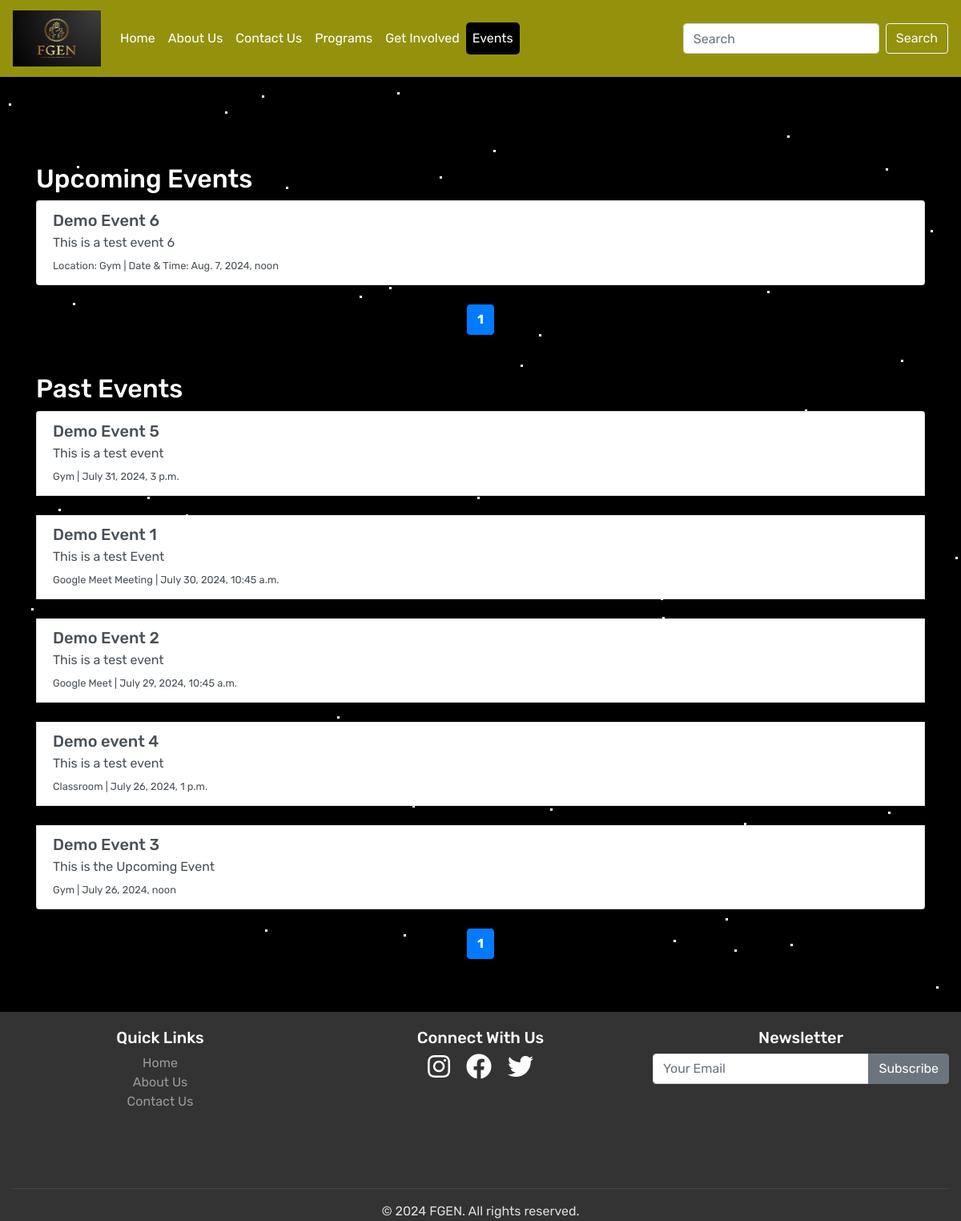
Screenshot of /events/ with the database file from the repository.
### new_App/models.py (models this page shows, shortened)
class Event(models.Model):
    title = models.CharField(max_length=200)
    description = models.TextField()
    location = models.CharField(max_length=255)
    event_date = models.DateTimeField()
    created_at = models.DateTimeField(default=timezone.now)

### new_App/views.py (the view)
# urls.py: path('events/', views.events, name='events'),
def events(request):
    upcoming_events = Event.objects.filter(event_date__gte=timezone.now()).order_by('event_date')
    past_events = Event.objects.filter(event_date__lt=timezone.now()).order_by('-event_date')
    paginator_upcoming = Paginator(upcoming_events, 5)  # Show 5 events per page
    page = request.GET.get('page_upcoming')
    try:
        upcoming_events = paginator_upcoming.page(page)
    except PageNotAnInteger:
        upcoming_events = paginator_upcoming.page(1)
    except EmptyPage:
        upcoming_events = paginator_upcoming.page(paginator_upcoming.num_pages)
    paginator_past = Paginator(past_events, 5)  # Show 5 events per page
    page = request.GET.get('page_past')
    try:
        past_events = paginator_past.page(page)
    except PageNotAnInteger:
        past_events = paginator_past.page(1)
    except EmptyPage:
        past_events = paginator_past.page(paginator_past.num_pages)
    context = {
        'upcoming_events': upcoming_events,
        'past_events': past_events,
        'active_page':'events'
    }
    return render(request, 'events.html', context)

### new_App/templates/events.html (shortened to what this page needs)
{% extends 'base.html' %}
{% load static%}
{% block content %}
<div class="container mt-5 text-white">
    <h2>Upcoming Events</h2>
    {% if upcoming_events %}
        <div class="list-group">
            {% for event in upcoming_events %}
                <a href="#" class="list-group-item list-group-item-action">
                    <h5 class="mb-1">{{ event.title }}</h5>
                    <p class="mb-1">{{ event.description }}</p>
                    <small>Location: {{ event.location }} | Date & Time: {{ event.event_date }}</small>
                </a>
            {% endfor %}
        </div>
        <nav aria-label="Upcoming events pagination">
            <ul class="pagination justify-content-center">
                {% for num in upcoming_events.paginator.page_range %}
                    {% if upcoming_events.number == num %}
                        <li class="page-item active"><span class="page-link">{{ num }}</span></li>
                    {% elif num > upcoming_events.number|add:'-3' and num < upcoming_events.number|add:'3' %}
                        <li class="page-item"><a class="page-link" href="?page_upcoming={{ num }}">{{ num }}</a></li>
                    {% endif %}
                {% endfor %}
            </ul>
        </nav>
    {% else %}
        <p>No upcoming events.</p>
    {% endif %}
    <h2 class="mt-5">Past Events</h2>
    {% if past_events %}
        <div class="list-group">
            {% for event in past_events %}
                <a href="#" class="list-group-item list-group-item-action">
                    <h5 class="mb-1">{{ event.title }}</h5>
                    <p class="mb-1">{{ event.description }}</p>
                    <small>{{ event.location }} | {{ event.event_date }}</small>
                </a>
            {% endfor %}
        </div>
        <nav aria-label="Past events pagination">
            <ul class="pagination justify-content-center">
                {% for num in past_events.paginator.page_range %}
                    {% if past_events.number == num %}
                        <li class="page-item active"><span class="page-link">{{ num }}</span></li>
                    {% elif num > past_events.number|add:'-3' and num < past_events.number|add:'3' %}
                        <li class="page-item"><a class="page-link" href="?page_past={{ num }}">{{ num }}</a></li>
                    {% endif %}
                {% endfor %}
            </ul>
        </nav>
    {% else %}
        <p>No past events.</p>
    {% endif %}
</div>
{% endblock %}

### new_App/static/assets/css/style.css (style rules this page uses)
body { font-family: Arial, sans-serif; background-color: #f8f9fa; display: flex; min-height: 100vh; flex-direction: column; padding-bottom: 130px; }
.active { font-weight: bold; background-color: black; color: white; border-radius: 5px; }
a { text-decoration: none; background-color: transparent; }

### rows the page displays
Event: title "Demo Event 6", description "This is a test event 6", location "Gym", event_date "Aug. 7, 2024, noon"
Event: title "Demo Event 5", description "This is a test event", location "Gym", event_date "July 31, 2024, 3 p.m."
Event: title "Demo Event 1", description "This is a test Event", location "Google Meet Meeting", event_date "July 30, 2024, 10:45 a.m."
Event: title "Demo Event 2", description "This is a test event", location "Google Meet", event_date "July 29, 2024, 10:45 a.m."
Event: title "Demo event 4", description "This is a test event", location "Classroom", event_date "July 26, 2024, 1 p.m."
Event: title "Demo Event 3", description "This is the Upcoming Event", location "Gym", event_date "July 26, 2024, noon"

### other values shown
{{ num }} "1"
